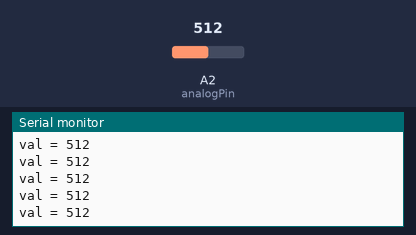
This sketch was run on a simulated Arduino Uno, built with avr-gcc and run on an emulated ATmega328P. On the bench: the last lines printed to the serial monitor. The inputs (shaded band) are chosen by the test bench; at power-on: A2 (analogPin) = 512.

Above: at 1.2 s.
1.3 s: A2 (analogPin) set to 716
At 1.31 s:
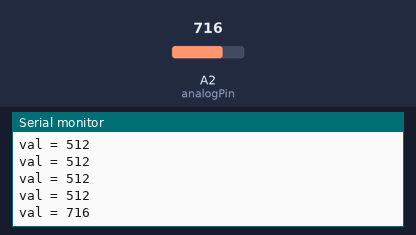
2.8 s: A2 (analogPin) set to 900
At 2.81 s:
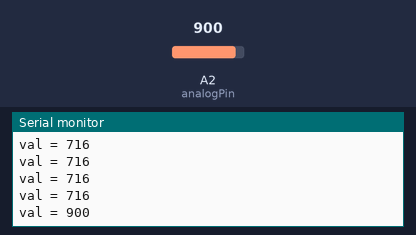
Timing chart, 0 to 5.8 s (numbered marks = the images above; inputs shaded):
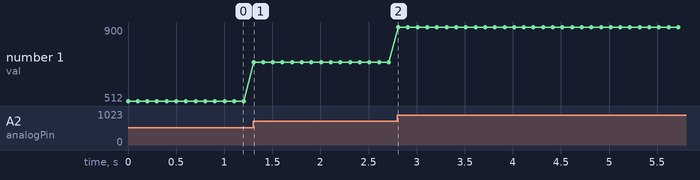

Measured:
- after the input at 1.3 s, the serial monitor: prints a new line at once (image 1)
- after the input at 2.8 s, the serial monitor: prints a new line at once (image 2)
- plotted number 1: 512 → 716 after the input at 1.3 s, 716 → 900 after the input at 2.8 s

The sketch:

test_sensor_rain.ino
```cpp
int analogPin = 2;  //ประกาศตัวแปร ให้ analogPin แทนขา analog ขาที่5
int val = 0;
void setup() {
  Serial.begin(9600);
}

void loop() {
  val = analogRead(analogPin);   //อ่านค่าสัญญาณ analog ขา5
  Serial.print("val = ");        // พิมพ์ข้อมความส่งเข้าคอมพิวเตอร์ "val = "
  Serial.println(val);           // พิมพ์ค่าของตัวแปร val
  delay(100);
}
```
